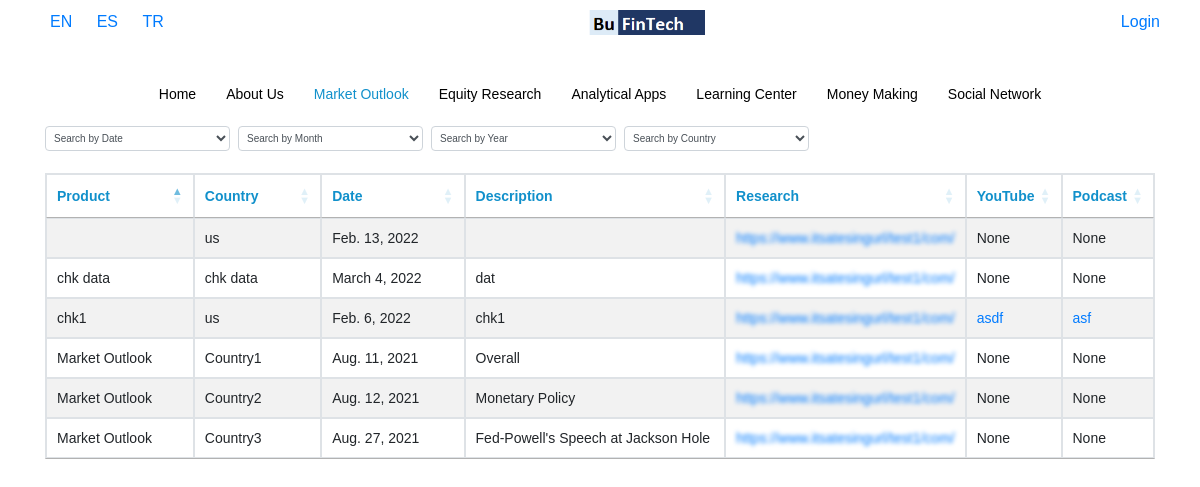
/en/market-outlook, run on the app's committed database.
### base/models.py (models this page shows, shortened)
class market(models.Model):
    Product = models.CharField(max_length=500,blank=True)
    Country = models.CharField(max_length=500,blank=True,null=True)
    Date = models.DateField()
    Description = models.CharField(max_length=500,blank=True)
    Research = models.FileField(upload_to=market_path)
    YouTube = models.CharField(max_length=500,blank=True)
    Podcast = models.CharField(max_length=500,blank=True)
    Language = models.CharField(max_length=500)
    class Meta:
        verbose_name = "Market Outlook"
        verbose_name_plural = "Market Outlook"

### base/views.py (the view)
# urls.py: re_path(r'^(?P<Language>[a-z]{2})/market-outlook$', views.market_outlook, name='market-outlook'),
def market_outlook(request, Language):
    display_url = True
    try:
        user_payment = Api_key.objects.get(user = request.user)
    except:
        user_payment = None
    if user_payment != None:
        pass
    else:
        display_url = False
    setCurrentLanguage(request, Language)
    nav_items = ListPage.objects.filter(Language=request.session['current_language']).order_by('Priority').values_list("Menu_Name","url").distinct()
    hidden = [0,6]
    try:
        obj = market.objects.filter(Language = request.session['current_language'])
        data = serializers.serialize("python",market.objects.filter(Language = request.session['current_language']) )
        return render (request,'base/market.html',{'display_url':display_url, 'values':obj,'table_form':MarketForm(),'data':data , 'hidden': hidden, 'nav_items':list(dict.fromkeys(nav_items)),'Language':Language})
    except Exception as e:
        return render (request,'base/market.html',{'display_url':display_url,'message':"No data found!",'nav_items':list(dict.fromkeys(nav_items)),'Language':Language})

### base/forms.py
class MarketForm(ModelForm):
    class Meta:
        model = market
        fields = '__all__'

### base/templatetags/current_url.py (called while the page is built)
@register.filter
def current_url(value, url):
    url = url[4:]
    value = value.replace("_","-")
    if value == "analytic-apps":
        value = "analytical-apps"
    print(value, url)
    result = re.search(value , url)
    if result != None:
        return True

### base/views.py (called while the page is built)
def setCurrentLanguage(request, Language):
    request.session['current_language'] = Language
    return

### base/templates/base/market.html (shortened to what this page needs)
{% extends 'base/home.html' %}
{% load static %}
{% block content %}
<div class="container">
    <div class=" d-block d-md-flex">
        <select style="height: 25px; font-size: 10px; padding: 4px;" class="form-control col-12 col-md-2 mt-2 mt-md-0 mr-2" id="market_search" title="Search by Date">
            <option value="">Search by Date</option>
        </select>
        <select style="height: 25px; font-size: 10px; padding: 4px;" class="form-control col-12 col-md-2 mt-2 mt-md-0 mr-2" id="market_search_month" title="Search by Month">
            <option value="">Search by Month</option>
        </select>
        <select style="height: 25px; font-size: 10px; padding: 4px;" class="form-control col-12 col-md-2 mt-2 mt-md-0 mr-2" id="market_search_year" title="Search by Month">
            <option value="">Search by Year</option>
        </select>
        <select style="height: 25px; font-size: 10px; padding: 4px;" class="form-control col-12 col-md-2 mt-2 mt-md-0 mr-2" id="market_search_country" title="Search by Month">
            <option value="">Search by Country</option>
        </select>
    </div>
	<br />
    <div class="width">
    <table id="example" class="table table-striped table-bordered" style="width:100%">
        <thead>
            <tr>
				{% for field in table_form %}
                    {% if field.label  == 'Url' %}
                        {% if display_url %}
                            <th> {{field.label}} </th>
                        {% endif %}
                    {% elif field.label  == 'Language' %}
                    {% else %}
                        <th> {{field.label}} </th>
                    {% endif %}
				{% endfor %}
            </tr>
        </thead>
        <tbody>
            {% for instance in data %}
                <tr>
                {% for field, value in instance.fields.items %}
                            {% if field == 'Research' %}
                                {% if display_url == False %}
                                    <td style="min-width: 203px;">
                                        <a class="blurLinks" href="{% url 'payment' %}" onmouseover="hov(this)" onmouseout="hovOut(this)">https://www.itsatesingurl/test1/com/</a>
                                    </td>
                                {% else %}
                                    <td> <a  href="{{value}}">{{value}}</a></td>
                                {% endif %}
                            {% elif field == 'YouTube' %}
                                {% if value %}
                                    <td> <a  href="{{value}}">{{value}}</a></td>
                                {% else %}
                                    <td>None</td>
                                {% endif %}
                            {% elif field == 'Podcast' %}
                                {% if value %}
                                    <td><a  href="{{value}}">{{value}}</a></td>
                                {% else %}
                                    <td>None</td>
                                {% endif %}
                            {% elif field == 'Language' %}
                            {% else %}
                                <td> {{value }} </td>
                            {%endif%}
                {% endfor %}
                </tr>
            {% endfor %}
        </tbody>
    </table>
    </div>
	<br />
</div>
{% endblock content %}

### mysite/static/base/style.css (style rules this page uses)
html, body { height: 100%; width: 100%; height: 100vh; width: 100vw; margin: 0; }
.width { overflow-x: auto; white-space: nowrap; margin-bottom: 50px; }
th { color:#1190cb; }
td { width:25%; }
a { color:black; }

### mysite/static/base/url.css (style rules this page uses)
.blurLinks { filter: blur(2px); -webkit-filter: blur(2px); }

### mysite/static/sidebar/demo.css (style rules this page uses)
html, body { padding: 0; margin: 0; }
body { background-color: #fff; font-family: Arial, Helvetica, Verdana; font-size: 14px; line-height: 22px; color: #666; position: relative; -webkit-text-size-adjust: none; }

### mysite/static/sidebar/mmenu.css (style rules this page uses)
:root { --mm-line-height:20px;--mm-listitem-size:44px;--mm-navbar-size:44px;--mm-offset-top:0;--mm-offset-right:0;--mm-offset-bottom:0;--mm-offset-left:0;--mm-color-border:rgba(0, 0, 0, 0.1);--mm-color-button:rgba(0, 0, 0, 0.3);--mm-color-text:rgba(0, 0, 0, 0.75);--mm-color-text-dimmed:rgba(0, 0, 0, 0.3);--mm-color-background:#f3f3f3;--mm-color-background-highlight:rgba(0, 0, 0, 0.05);--mm-color-background-emphasis:rgba(255, 255, 255, 0.4);--mm-shadow:0 0 10px rgba(0, 0, 0, 0.3) }
.mm-wrapper { overflow-x:hidden;position:relative }
:root { --mm-iconbar-size:50px }
:root { --mm-iconpanel-size:50px }
:root { --mm-sidebar-collapsed-size:50px;--mm-sidebar-expanded-size:440px }

### data on the page
market: fields "Market Outlook" "Country1" "Aug. 11, 2021" "Overall"
market: fields "Market Outlook" "Country2" "Aug. 12, 2021" "Monetary Policy"
market: fields "Market Outlook" "Country3" "Aug. 27, 2021" "Fed-Powell's Speech at Jackson Hole"
market: fields "us" "Feb. 13, 2022"
market: fields "chk1" "us" "Feb. 6, 2022" "chk1", fields "asdf", fields "asf"
market: fields "chk data" "chk data" "March 4, 2022" "dat"

### other printed values
{{ item.0 }} "Home" "About Us" "Equity Research" "Analytical Apps" "Learning Center" "Money Making" "Social Network"
{{ item.0 }} "Market Outlook"
{{ field.label }} "Product" "Country" "Date" "Description" "Research" "YouTube" "Podcast"
